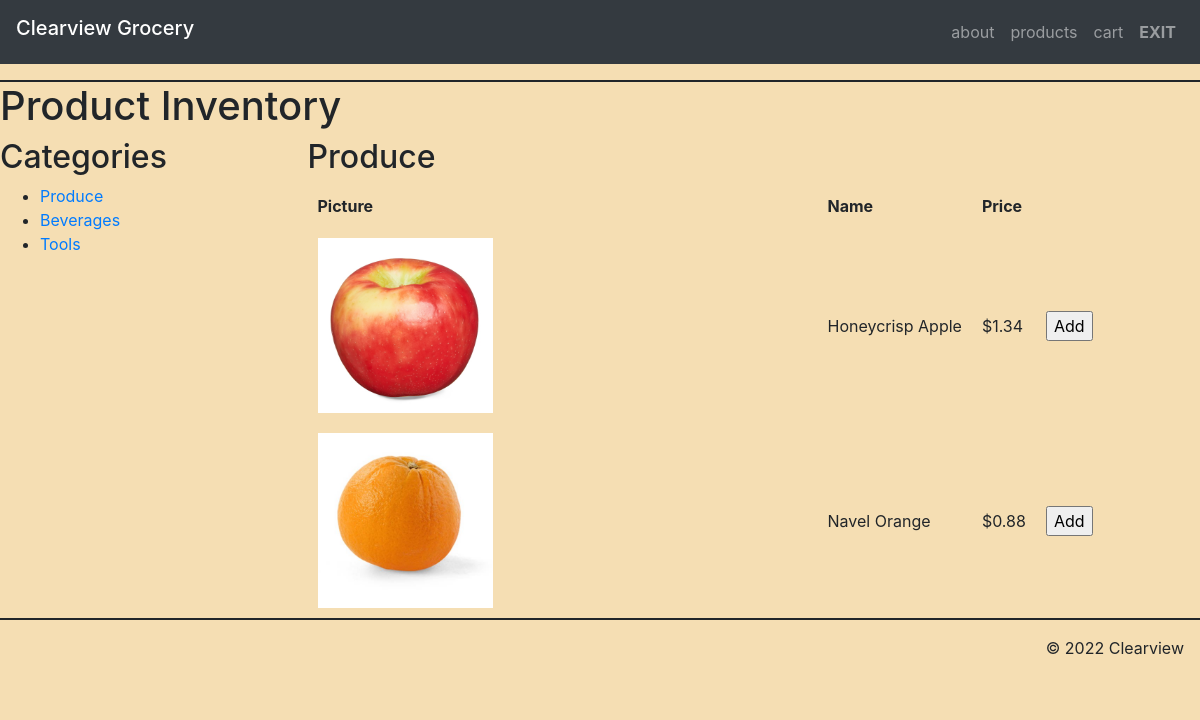
The page /customer/products.php on the database its author committed.
### tables this page shows
create table Categories(
	categoryID int NOT NULL AUTO_INCREMENT,
	categoryName varchar(255) NOT NULL,
	PRIMARY KEY(categoryID)
);

create table Products(
	productID int NOT NULL AUTO_INCREMENT,
	categoryID int NOT NULL,
	productName varchar(255) NOT NULL,
	price decimal(10,2) NOT NULL,
	imageLocation varchar(255) NOT NULL,
	PRIMARY KEY(productID),
	FOREIGN KEY(categoryID) REFERENCES Categories(categoryID)
);

### model/categoryFunctions.php (called while the page is built, shortened)
<?php
function getCats() {
    global $db;
    $query = 'SELECT * FROM categories
              ORDER BY categoryID';
    $statement = $db->prepare($query);
    $statement->execute();
    $categories = $statement->fetchAll();
    return $categories;
}
function getCatName($categoryID) {
    global $db;
    $query = 'SELECT * FROM categories
              WHERE categoryID = :categoryID';
    $statement = $db->prepare($query);
    $statement->bindValue(':categoryID', $categoryID);
    $statement->execute();
    $category = $statement->fetch();
    $categoryName = $category['categoryName'];
    return $categoryName;
}
?>

### model/productFunctions.php (called while the page is built, shortened)
<?php
function getProdsByCat($categoryID) {
    global $db;
    $query = 'SELECT * FROM products
              WHERE products.categoryID = :categoryID
              ORDER BY productID';
    $statement = $db->prepare($query);
    $statement->bindValue(":categoryID", $categoryID);
    $statement->execute();
    $products = $statement->fetchAll();
    return $products;
}
?>

### customer/productsDisplay.php (the view, shortened to what this page needs)
<?php include '../view/custHeader.php'; ?>
<main>
    <h1>Product Inventory</h1>
    <div class="row">
        <div class="col-sm-3">
            <h2>Categories</h2>
            <nav>
                <ul>
                    <?php foreach ($categories as $category) : ?>
                        <li>
                            <a href="?categoryID=<?php echo $category['categoryID']; ?>">
                                <?php echo $category['categoryName']; ?>
                            </a>
                        </li>
                    <?php endforeach; ?>
                </ul>
            </nav>
        </div>
        <div class="col-sm">
            <h2><?php echo $categoryName; ?></h2>
            <table>
                <tr>
                    <th>Picture</th>
                    <th>Name</th>
                    <th>Price</th>
                </tr>
                <?php foreach ($products as $product) : ?>
                    <tr>
                        <td class="picture"><img src=<?php echo "../".$product['imageLocation']; ?> alt="Product Image" max-width="500px" width="35%"; height="auto"></td>
                        <td><?php echo $product['productName']; ?></td>
                        <td><?php echo "$".$product['price']; ?></td>
                        <td>
                            <form action="products.php" method="post">
                                <input type="submit" value="Add">
                            </form>
                        </td>
                    </tr>
                <?php endforeach; ?>
            </table>
        </div>
    </div>
</main>
<?php include '../view/footer.php'; ?>

### customer/products.php (shortened to what this page needs)
<?php
require('../model/database.php');
require_once('../model/productFunctions.php');
require_once('../model/categoryFunctions.php');
$action = filter_input(INPUT_POST, 'action');
if ($action == NULL)
{
    $action = filter_input(INPUT_GET, 'action');
    if ($action == NULL)
	{
        $action = 'productList';
    }
}
switch($action){
    case 'productList':
        $categoryID = filter_input(INPUT_GET, 'categoryID',
                FILTER_VALIDATE_INT);
        if ($categoryID == NULL)
        {
            $categoryID = 1;
        }
        $categoryName = getCatName($categoryID);
        $categories = getCats();
        $products = getProdsByCat($categoryID);
        include('productsDisplay.php');
        break;
}
?>

### view/custHeader.php (shortened to what this page needs)
<!DOCTYPE html>
<html>
<head>
	<link rel="stylesheet" href="https://stackpath.bootstrapcdn.com/bootstrap/4.3.1/css/bootstrap.min.css">
	<link rel="stylesheet" type="text/css" href="/ClearviewProject/main.css">
</head>
<body>
	<header>
        <nav class="navbar navbar-expand-sm navbar-dark bg-dark sticky-top" >
            <a class="navbar-brand h1 text-white">Clearview Grocery</a>
            <div class="collapse navbar-collapse" id="collapsingNav">
                <ul class="navbar-nav ml-auto">
					<li class="nav-item">
                        <a class="nav-link" href="about.php">about</a>
                    </li>
                    <li class="nav-item">
                        <a class="nav-link" href="products.php">products</a>
                    </li>
                    <li class="nav-item">
                        <a class="nav-link" href="cart.php">cart</a>
                    </li>
                    <li class="nav-item">
                        <a class="nav-link" href="../index.php" style="font-weight:bold">EXIT</a>
                    </li>
                </ul>
            </div>
        </nav>
	</header>

### view/footer.php
    <footer>
        <p class="copyright">
            &copy; <?php echo date("Y"); ?> Clearview
        </p>
    </footer>
</body>
</html>

### main.css (style rules this page uses)
header { border-bottom: 2px solid; padding-bottom: 1em; }
footer { border-top: 2px solid; padding: 1em 1em; text-align: right; }
body { background-color:wheat; }
th { padding: 10px 10px; }
td { padding: 10px 10px; }
.picture { padding-right: 0px; }

### rows shown on the page
categories: categoryName "Produce"
categories: categoryName "Beverages"
categories: categoryName "Tools"
products: imageLocation (picture), productName "Honeycrisp Apple", price "1.34"
products: imageLocation (picture), productName "Navel Orange", price "0.88"
